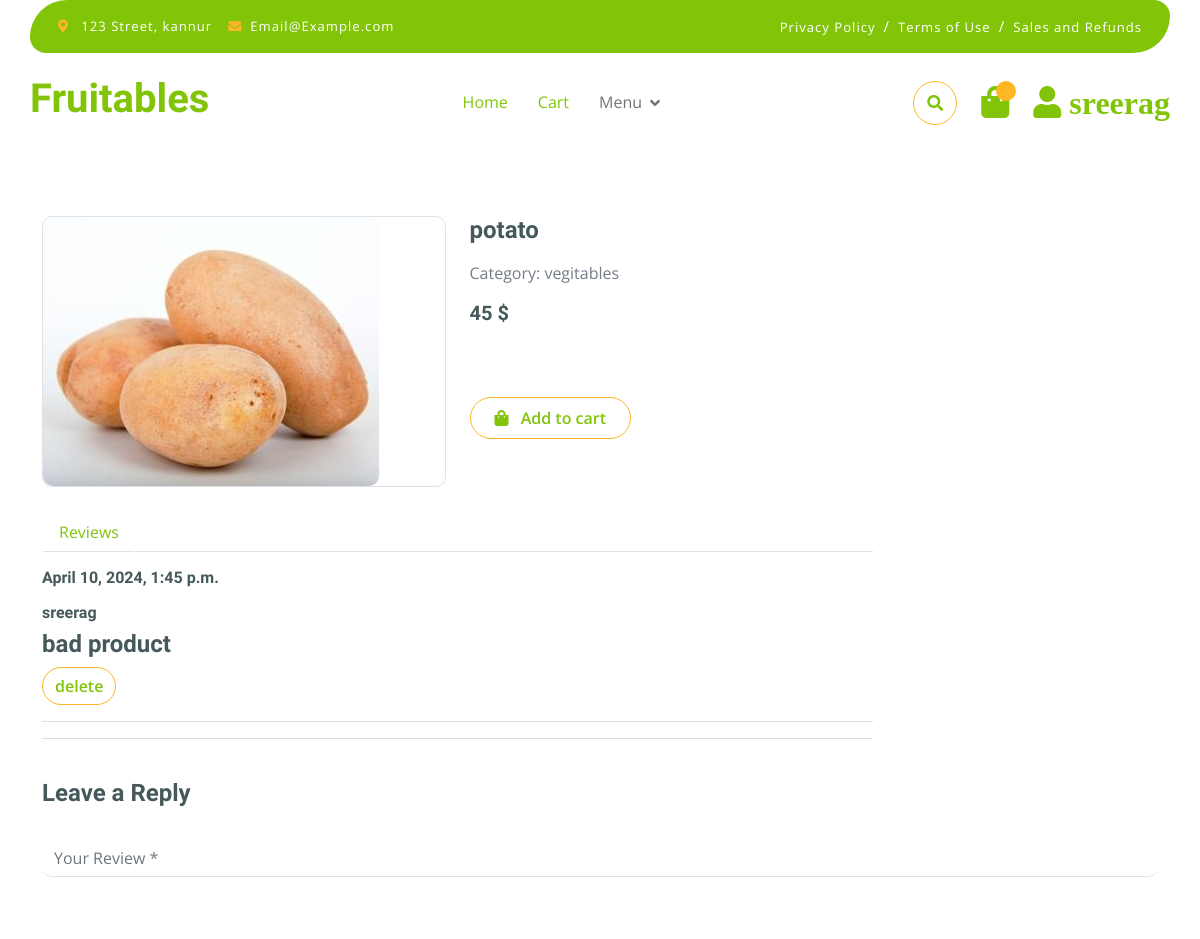
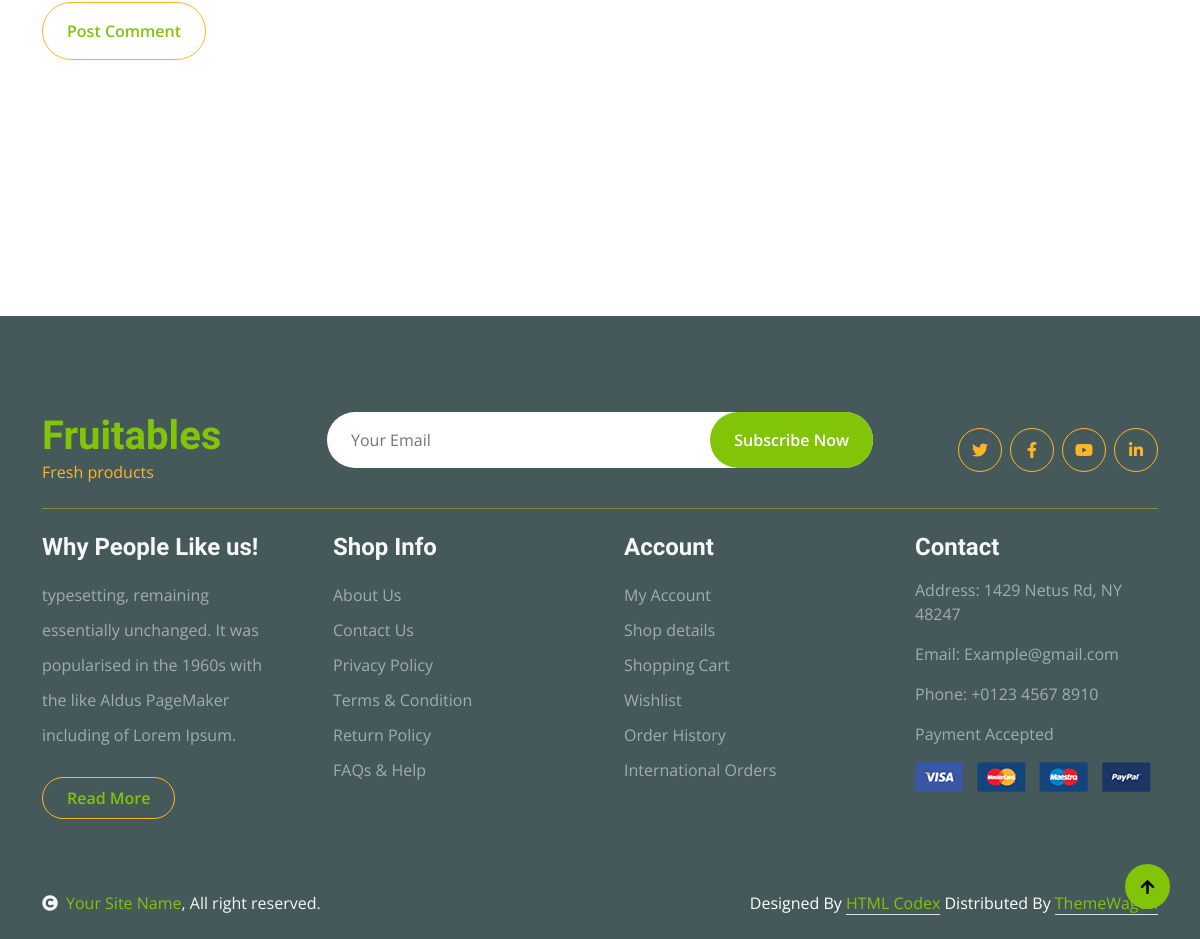
The app's page /shopdetails/22/ (signed in) with its own data (2 pictures, top to bottom).
### app/models.py (models this page shows, shortened)
class Product(models.Model):
    name = models.CharField(max_length=50, blank=True, null=True)
    desc = models.TextField(blank=True, null=True)
    price = models.IntegerField(blank=True, null=True)
    image = models.ImageField(
        upload_to='images', default='image not available')
    thumbnails = models.ImageField(upload_to='thumbnail', blank=True)
    categ = models.ForeignKey(
        'category', on_delete=models.CASCADE, blank=True, null=True)
    created = models.DateTimeField(auto_now=True)
    class Meta:
        ordering = ['-created']

class Category(models.Model):
    name = models.CharField(max_length=50)
    def __str__(self):
        return self.name

class Review(models.Model):
    user=models.ForeignKey(User,on_delete=models.CASCADE,blank=True, null=True)
    product_review=models.TextField(blank=True, null=True)
    created = models.DateTimeField(auto_now=True)
    product=models.ForeignKey(Product,on_delete=models.CASCADE,blank=True, null=True)

### app/views.py (the view)
# urls.py: path('shopdetails/<str:pk>/',shopDetails,name='shopdetails'),
@login_required(login_url='login')
def shopDetails(request, pk):
    product = Product.objects.get(id=pk)
    review = Review.objects.filter(product=pk)
    related_product = Product.objects.filter(categ=product.categ)
    context = {'product': product, 'review': review,
               'related_product': related_product}
    return render(request, 'shop-detail.html', context)

### templates/shop-detail.html (shortened to what this page needs)
{% extends "index.html" %}
{% block shop-details %}
<br>
<br>
<br>
<div class="container-fluid py-5 mt-5">
    <div class="container py-5">
        <div class="row g-4 mb-5">
            <div class="col-lg-8 col-xl-9">
                <div class="row g-4">
                    <div class="col-lg-6">
                        <div class="border rounded">
                            <a href="#">
                                <img src="{{product.image.url}}" class="img-fluid rounded" alt="Image">
                            </a>
                        </div>
                    </div>
                    <div class="col-lg-6">
                        <h4 class="fw-bold mb-3">{{product.name}}</h4>
                        <p class="mb-3">Category: {{product.categ}}</p>
                        <h5 class="fw-bold mb-3">{{product.price}} $</h5>
                        <a href="{% url 'addtocart' product.id %}" class="btn border border-secondary rounded-pill px-4 py-2 mb-4 text-primary"><i class="fa fa-shopping-bag me-2 text-primary"></i> Add to cart</a>
                    </div>
                    <div class="col-lg-12">
                        <nav>
                            <div class="nav nav-tabs mb-3">
                                <button class="nav-link border-white border-bottom-0" type="button" role="tab"
                                    id="nav-mission-tab" data-bs-toggle="tab" data-bs-target="#nav-mission"
                                    aria-controls="nav-mission" aria-selected="false">Reviews</button>
                            </div>
                        </nav>
                        <div class="">
                            {% for i in review  %}
                            <div class="tab-pane" id="nav-mission" role="tabpanel" aria-labelledby="nav-mission-tab">
                                        <p class="mb-2" style="font-size: 14px;"><h6>{{i.created}}</h6></p>
                                        <div class="">
                                            <h6>{{i.user}}</h6>
                                            <h4>{{i.product_review}}</h4>
                                            <button type="submit" class="btn border border-secondary text-primary rounded-pill  "><a href="{% url 'deletereview' i.id %}">delete</a></button>
                                        </div>
                                        <hr>
                                    </div> {% endfor %}
                                    <hr>
                                </div>
                            </div>
                        </div>
                    </div>
                    <form action="{% url 'addreview' product.id %}" method="POST"> {% csrf_token %}
                        <h4 class="mb-2 fw-bold">Leave a Reply</h4>
                        <div class="row g-4">
                            <div class="col-lg-12">
                                <div class="border-bottom rounded my-4">
                                    <input name="review" id="" class="form-control border-0" cols="30" rows="8" placeholder="Your Review *" spellcheck="false">
                                </div>
                            </div>
                            <div class="col-lg-12">
                                <div class="d-flex justify-content-between py-3 mb-5">
                                    <button type="submit" class="btn border border-secondary text-primary rounded-pill px-4 py-3">Post Comment</button>
                                </div>
                            </div>
                        </div></form>
                </div>
            </div>
        </div>
{% endblock shop-details %}

### templates/index.html (shortened to what this page needs)
{% load static %}
<!DOCTYPE html>
<html lang="en">
  <head>
    <link
      rel="stylesheet"
      href="https://use.fontawesome.com/releases/v5.15.4/css/all.css"
    />
    <link
      href="https://cdn.jsdelivr.net/npm/bootstrap-icons@1.4.1/font/bootstrap-icons.css"
      rel="stylesheet"
    />
    <link
      href="{% static 'lib/lightbox/css/lightbox.min.css' %}"
      rel="stylesheet"
    />
    <link
      href="{% static 'lib/owlcarousel/assets/owl.carousel.min.css' %}"
      rel="stylesheet"
    />
    <link href="{% static 'css1/bootstrap.min.css' %}" rel="stylesheet" />
    <link href="{% static 'css1/style.css' %}" rel="stylesheet" />
  </head>
  <body>
    <div class="container-fluid fixed-top">
      <div class="container topbar bg-primary d-none d-lg-block">
        <div class="d-flex justify-content-between">
          <div class="top-info ps-2">
            <small class="me-3"
              ><i class="fas fa-map-marker-alt me-2 text-secondary"></i>
              <a href="#" class="text-white">123 Street, kannur</a></small
            >
            <small class="me-3"
              ><i class="fas fa-envelope me-2 text-secondary"></i
              ><a href="#" class="text-white">Email@Example.com</a></small
            >
          </div>
          <div class="top-link pe-2">
            <a href="#" class="text-white"
              ><small class="text-white mx-2">Privacy Policy</small>/</a
            >
            <a href="#" class="text-white"
              ><small class="text-white mx-2">Terms of Use</small>/</a
            >
            <a href="#" class="text-white"
              ><small class="text-white ms-2">Sales and Refunds</small></a
            >
          </div>
        </div>
      </div>
      <div class="container px-0">
        <nav class="navbar navbar-light bg-white navbar-expand-xl">
          <a href="index.html" class="navbar-brand"
            ><h1 class="text-primary display-6">Fruitables</h1></a
          >
          <div class="collapse navbar-collapse bg-white" id="navbarCollapse">
            <div class="navbar-nav mx-auto">
              <a href="{% url 'index' %}" class="nav-item nav-link active">Home</a>
              <a href="{% url 'cart' %}" class="nav-item nav-link active">Cart</a>
              <div class="nav-item dropdown">
                <a
                  href="#"
                  class="nav-link dropdown-toggle"
                  data-bs-toggle="dropdown"
                  >Menu</a
                >
              </div>
            </div>
            <div class="d-flex m-3 me-0">
              <button
                class="btn-search btn border border-secondary btn-md-square rounded-circle bg-white me-4"
                data-bs-toggle="modal"
                data-bs-target="#searchModal"
              >
                <i class="fas fa-search text-primary"></i>
              </button>
              <a href="{% url 'cart' %}" class="position-relative me-4 my-auto">
                <i class="fa fa-shopping-bag fa-2x"></i>
                <span
                  class="position-absolute bg-secondary rounded-circle d-flex align-items-center justify-content-center text-dark px-1"
                  style="top: -5px; left: 15px; height: 20px; min-width: 20px"
                  >{{cart_count}}</span
                >
              </a>
              <a href="{% url 'userdetails' %}" class="my-auto">
                <i class="fas fa-user fa-2x"> {{request.user}}</i>
              </a>
            </div>
          </div>
        </nav>
      </div>
    </div>
      {% block shop-details %}
      {% endblock shop-details %}
    <div class="container-fluid bg-dark text-white-50 footer pt-5 mt-5">
      <div class="container py-5">
        <div
          class="pb-4 mb-4"
          style="border-bottom: 1px solid rgba(226, 175, 24, 0.5)"
        >
          <div class="row g-4">
            <div class="col-lg-3">
              <a href="#">
                <h1 class="text-primary mb-0">Fruitables</h1>
                <p class="text-secondary mb-0">Fresh products</p>
              </a>
            </div>
            <div class="col-lg-6">
              <div class="position-relative mx-auto">
                <input
                  class="form-control border-0 w-100 py-3 px-4 rounded-pill"
                  type="number"
                  placeholder="Your Email"
                />
                <button
                  type="submit"
                  class="btn btn-primary border-0 border-secondary py-3 px-4 position-absolute rounded-pill text-white"
                  style="top: 0; right: 0"
                >
                  Subscribe Now
                </button>
              </div>
            </div>
            <div class="col-lg-3">
              <div class="d-flex justify-content-end pt-3">
                <a
                  class="btn btn-outline-secondary me-2 btn-md-square rounded-circle"
                  href=""
                  ><i class="fab fa-twitter"></i
                ></a>
                <a
                  class="btn btn-outline-secondary me-2 btn-md-square rounded-circle"
                  href=""
                  ><i class="fab fa-facebook-f"></i
                ></a>
                <a
                  class="btn btn-outline-secondary me-2 btn-md-square rounded-circle"
                  href=""
                  ><i class="fab fa-youtube"></i
                ></a>
                <a
                  class="btn btn-outline-secondary btn-md-square rounded-circle"
                  href=""
                  ><i class="fab fa-linkedin-in"></i
                ></a>
              </div>
            </div>
          </div>
        </div>
        <div class="row g-5">
          <div class="col-lg-3 col-md-6">
            <div class="footer-item">
              <h4 class="text-light mb-3">Why People Like us!</h4>
              <p class="mb-4">
                typesetting, remaining essentially unchanged. It was popularised
                in the 1960s with the like Aldus PageMaker including of Lorem
                Ipsum.
              </p>
              <a
                href=""
                class="btn border-secondary py-2 px-4 rounded-pill text-primary"
                >Read More</a
              >
            </div>
          </div>
          <div class="col-lg-3 col-md-6">
            <div class="d-flex flex-column text-start footer-item">
              <h4 class="text-light mb-3">Shop Info</h4>
              <a class="btn-link" href="">About Us</a>
              <a class="btn-link" href="">Contact Us</a>
              <a class="btn-link" href="">Privacy Policy</a>
              <a class="btn-link" href="">Terms & Condition</a>
              <a class="btn-link" href="">Return Policy</a>
              <a class="btn-link" href="">FAQs & Help</a>
            </div>
          </div>
          <div class="col-lg-3 col-md-6">
            <div class="d-flex flex-column text-start footer-item">
              <h4 class="text-light mb-3">Account</h4>
              <a class="btn-link" href="">My Account</a>
              <a class="btn-link" href="">Shop details</a>
              <a class="btn-link" href="">Shopping Cart</a>
              <a class="btn-link" href="">Wishlist</a>
              <a class="btn-link" href="">Order History</a>
              <a class="btn-link" href="">International Orders</a>
            </div>
          </div>
          <div class="col-lg-3 col-md-6">
            <div class="footer-item">
              <h4 class="text-light mb-3">Contact</h4>
              <p>Address: 1429 Netus Rd, NY 48247</p>
              <p>Email: Example@gmail.com</p>
              <p>Phone: +0123 4567 8910</p>
              <p>Payment Accepted</p>
              <img
                src="{% static 'img/payment.png' %}"
                class="img-fluid"
                alt=""
              />
            </div>
          </div>
        </div>
      </div>
    </div>
    <div class="container-fluid copyright bg-dark py-4">
      <div class="container">
        <div class="row">
          <div class="col-md-6 text-center text-md-start mb-3 mb-md-0">
            <span class="text-light"
              ><a href="#"
                ><i class="fas fa-copyright text-light me-2"></i>Your Site
                Name</a
              >, All right reserved.</span
            >
          </div>
          <div class="col-md-6 my-auto text-center text-md-end text-white">
            Designed By
            <a class="border-bottom" href="https://htmlcodex.com">HTML Codex</a>
            Distributed By
            <a class="border-bottom" href="https://themewagon.com"
              >ThemeWagon</a
            >
          </div>
        </div>
      </div>
    </div>
    <a
      href="#"
      class="btn btn-primary border-3 border-primary rounded-circle back-to-top"
      ><i class="fa fa-arrow-up"></i
    ></a>
  </body>
</html>

### static/css1/style.css (style rules this page uses)
.back-to-top { position: fixed; right: 30px; bottom: 30px; display: flex; width: 45px; height: 45px; align-items: center; justify-content: center; transition: 0.5s; z-index: 99; }
.btn { font-weight: 600; transition: .5s; }
.btn-md-square { width: 44px; height: 44px; }
.btn-square, .btn-sm-square, .btn-md-square, .btn-lg-square { padding: 0; display: flex; align-items: center; justify-content: center; font-weight: normal; }
.btn.border-secondary { transition: 0.5s; }
.fixed-top { transition: 0.5s; background: var(--bs-white); border: 0; }
.topbar { padding: 20px; border-radius: 230px 100px; }
.topbar .top-info { font-size: 15px; line-height: 0; letter-spacing: 1px; display: flex; align-items: center; }
.topbar .top-link { font-size: 15px; line-height: 0; letter-spacing: 1px; display: flex; align-items: center; }
.topbar .top-link a { letter-spacing: 1px; }
.navbar .navbar-nav .nav-link { padding: 10px 15px; font-size: 16px; transition: .5s; }
.navbar { height: 100px; border-bottom: 1px solid rgba(255, 255, 255, .1); }
.navbar .navbar-nav .nav-link:hover, .navbar .navbar-nav .nav-link.active, .fixed-top.bg-white .navbar .navbar-nav .nav-link:hover, .fixed-top.bg-white .navbar .navbar-nav .nav-link.active { color: var(--bs-primary); }
.navbar .dropdown-toggle::after { border: none; content: "\f107"; font-family: "Font Awesome 5 Free"; font-weight: 700; vertical-align: middle; margin-left: 8px; }
.footer .footer-item .btn-link { line-height: 35px; color: rgba(255, 255, 255, .5); transition: 0.5s; }
.footer .footer-item p.mb-4 { line-height: 35px; }

### records on screen
Product: image (picture), name "potato", categ "vegitables", price "45"
Review: created "April 10, 2024, 1:45 p.m.", user "sreerag", product_review "bad product"

### other values on screen
{{ request.user }} "sreerag"
